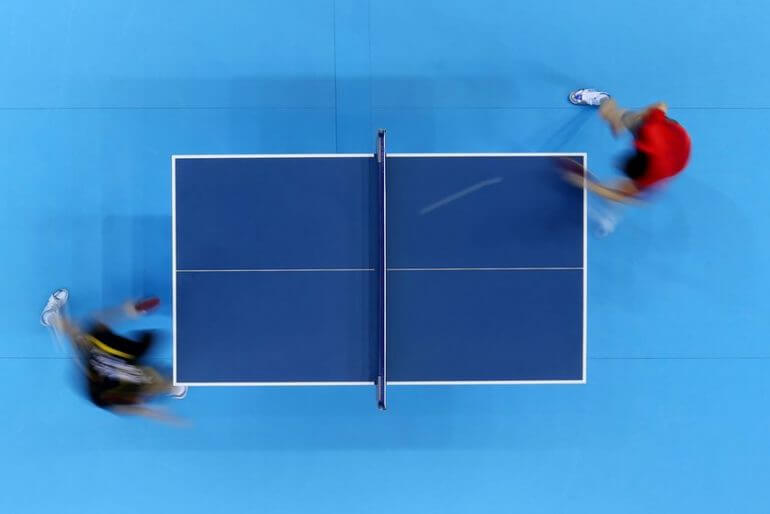
#> input picture 1.jpg, 770 x 514 px, given in place of the camera
$ python 'Ball Detection and Count Srore.py'
#> lines starting #> are read from the running program, lines starting #| are printed output that depends on the picture; after the words box and inside, x2 and y2 are one past the last pixel; in counts of white or black regions, pixels touching at a corner belong together
import cv2
import imutils
import time
import numpy as np

#CreateBox
def nothing(x):
    pass
cv2.namedWindow("Set-Ball") #H สี, S ความอิ่มตัวของสี, V ความเข้มแสง
cv2.createTrackbar("L - H", "Set-Ball", 10, 179, nothing)
cv2.createTrackbar("L - S", "Set-Ball", 160, 255, nothing)
cv2.createTrackbar("L - V", "Set-Ball", 120, 255, nothing)
cv2.createTrackbar("U - H", "Set-Ball", 30, 179, nothing)
cv2.createTrackbar("U - S", "Set-Ball", 255, 255, nothing)
cv2.createTrackbar("U - V", "Set-Ball", 255, 255, nothing)

scoreA = 0
scoreB = 0

cap = cv2.VideoCapture(1)

while True:
    ret, frame = cap.read()
#> frame is the input picture: shape (514, 770, 3); mean B, G, R 200.1, 138.4, 63.3
    ret, freeframe = cap.read()

    hsv = cv2.cvtColor(frame, cv2.COLOR_BGR2HSV)
#> hsv: shape (514, 770, 3); mean H, S, V 103.9, 178.1, 201.3
    l_h = cv2.getTrackbarPos("L - H", "Set-Ball")
    l_s = cv2.getTrackbarPos("L - S", "Set-Ball")
    l_v = cv2.getTrackbarPos("L - V", "Set-Ball")
    u_h = cv2.getTrackbarPos("U - H", "Set-Ball")
    u_s = cv2.getTrackbarPos("U - S", "Set-Ball")
    u_v = cv2.getTrackbarPos("U - V", "Set-Ball")
    lower = np.array([l_h, l_s, l_v])
    upper = np.array([u_h, u_s, u_v])

    mask = cv2.inRange(hsv, lower, upper)
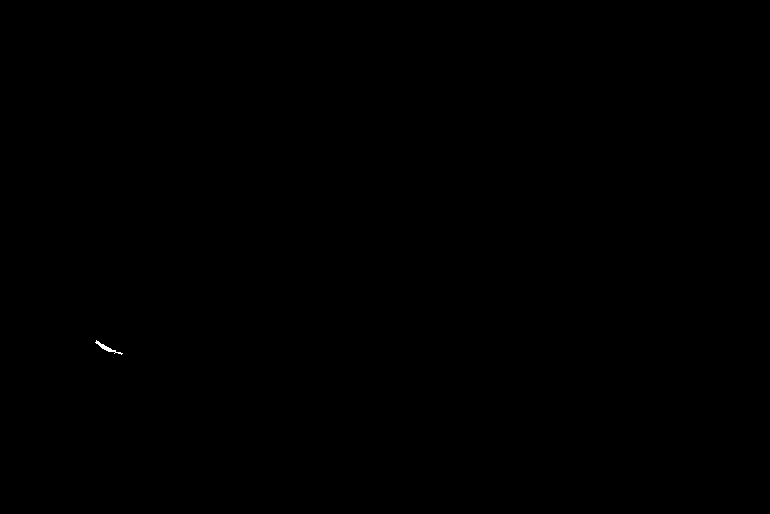
#> mask: shape (514, 770); 0.02% white; 1 white region, box (x1, y1, x2, y2) and area: (95, 340, 123, 355) 89
    mask = cv2.erode(mask, None, iterations=2)
#> mask: shape (514, 770); every value is 0
    mask = cv2.dilate(mask, None, iterations=2)
    res = cv2.bitwise_and(frame,frame, mask=mask)
#> res: shape (514, 770, 3); every value is 0

###################################
#ball tracking
    k = cv2.waitKey(125)
#> (key q is pressed here)
    j = 30

    cnts = cv2.findContours(mask.copy(), cv2.RETR_EXTERNAL,
        cv2.CHAIN_APPROX_SIMPLE)
#> cnts = 0 contours
    cnts = imutils.grab_contours(cnts)
#> cnts = []
    center = None


    if len(cnts) > 0:
        c = max(cnts, key=cv2.contourArea)
        ((x, y), radius) = cv2.minEnclosingCircle(c)
        M = cv2.moments(c)
        center = (int(M["m10"] / M["m00"]), int(M["m01"] / M["m00"]))

        if radius > 2.5:
            cv2.circle(freeframe, (int(x), int(y)), int(radius),
                (0, 255, 255), 2)
            cv2.circle(freeframe, center, 3, (0, 0, 255), -1)
###################################
#score
        if scoreA != 10 and scoreB != 10 :
            if center:

                while j>=10:
                    ret, frame = cap.read()
###################################
#Text
                    frame = cv2.putText(frame,"A",(40,50),
                        cv2.FONT_HERSHEY_SIMPLEX,1,(0,0,255),3)
                    frame = cv2.putText(frame,"B",(600,50),
                        cv2.FONT_HERSHEY_SIMPLEX,1,(0,0,255),3)
                    frame = cv2.putText(frame,(str(scoreA)+":"+str(scoreB)),(315,50),
                        cv2.FONT_HERSHEY_SIMPLEX,1,(0,0,255),3)

                    frame = cv2.line(frame,(100,100),(100,380),(0,0,255),5)
                    frame = cv2.line(frame,(540,100),(540,380),(0,0,255),5)
                    frame = cv2.line(frame,(100,380),(540,380),(0,0,255),5)
                    frame = cv2.line(frame,(340,0),(340,480),(0,0,255),5)

                    frame = imutils.resize(frame, width=420)
                    cv2.imshow('Ball in the game',frame)

                    if j%10 == 0:
                        font = cv2.FONT_HERSHEY_SIMPLEX
                        cv2.putText(frame,str(j//10),(250,250), font, 7,(255,255,255),10,cv2.LINE_AA)
                    frame = imutils.resize(frame, width=420)
                    cv2.imshow('Countdown',frame)
                    cv2.waitKey(125)
                    j = j-1
                    if center[0] > 100 and center[0] < 540 and center[1] < 380:
                       break
                    print('j after :',j)
                else:
                    if center[0] < 100:
                        scoreA += 1
                        print('scoreA')
                        print(center[0],' : ',center[1])
                    elif center[0] > 100 and center[0] < 540 and center[1] < 380:
                        print('Feild')
                    elif center[0] < 340 and center[1] > 380:
                        scoreA += 1
                        print('scoreA')

                    elif center[0] > 540:
                        scoreB += 1
                    elif center[0] > 340 and center[1] > 380:
                        scoreB += 1

        else:
            scoreA = 0
            scoreB = 0

########################################
#Show
    res = imutils.resize(res, width=420)
#> res: shape (280, 420, 3); every value is 0
    freeframe = imutils.resize(freeframe, width=420)
    cv2.imshow('freeframe',freeframe)
    cv2.imshow("Ball",res)

    if k == ord("q"):
	    break

cap.release()
cv2.destroyAllWindows()
